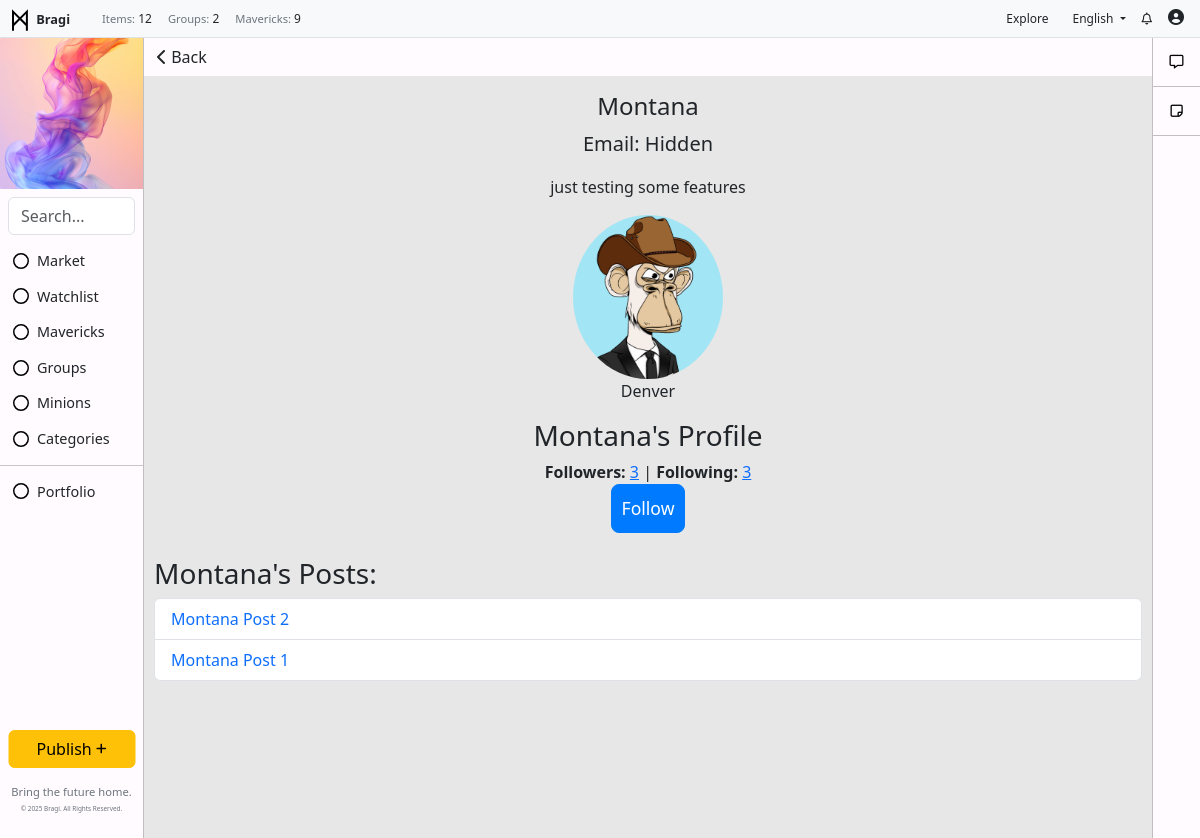
Screenshot of /users/profile/Montana/ with the database file from the repository.
### toolbar/models.py (models this page shows, shortened)
class ToolbarAd(models.Model):  # Separate model for the toolbar's external image
    name = models.CharField(max_length=100, blank=True, null=True)
    alt_text = models.CharField(max_length=200, blank=True, null=True)  # Alt text for the image
    image = models.ImageField(upload_to='toolbar_images/', blank=True, null=True)  # Image upload field
    url = models.URLField(max_length=200, blank=True, null=True)  # Use URLField for link
    visible = models.BooleanField(default=True)

class ToolbarItem(models.Model):
    icon = models.FileField(upload_to='toolbar_images/', blank=True, null=True)  # Image upload field
    name = models.CharField(max_length=100)
    url = models.CharField(max_length=200, blank=True, null=True)
    order = models.IntegerField(default=0)
    visible = models.BooleanField(default=True)
    class Meta:
        ordering = ['order']

class UsersItem(models.Model):
    name = models.CharField(max_length=255)
    icon = models.FileField(upload_to='toolbar_images/', blank=True, null=True)  # Image upload field
    description = models.TextField(blank=True, null=True)
    visible = models.BooleanField(default=True)

### users/models.py (models this page shows, shortened)
class UserProfile(models.Model):
    user = models.OneToOneField(User, on_delete=models.CASCADE)
    bio = models.TextField(blank=True, null=True)  # Bio field
    profile_picture = models.ImageField(upload_to='profile_pictures/', null=True, blank=True)  # Profile picture
    location = models.CharField(max_length=255, blank=True, null=True)  # New location field

### posts/models.py (models this page shows, shortened)
class Post(models.Model):
    DRAFT = 'draft'
    PUBLISHED = 'published'
    POST_STATUS_CHOICES = [
        (DRAFT, 'Draft'),
        (PUBLISHED, 'Published'),
    ]
    title = models.CharField(max_length=255)
    content = models.TextField()
    created_at = models.DateTimeField(auto_now_add=True)
    updated_at = models.DateTimeField(auto_now=True)
    author = models.ForeignKey(User, on_delete=models.CASCADE, related_name='posts', default=1)
    maverick = models.ForeignKey(Maverick, on_delete=models.SET_NULL, null=True, blank=True, related_name='posts')  # Optional Maverick field
    category = models.ForeignKey(Category, on_delete=models.SET_NULL, null=True, blank=True)
    tags = models.ManyToManyField(Tag, blank=True)
    image = models.ImageField(upload_to='posts/images/', null=True, blank=True)
    file = models.FileField(upload_to='posts/files/', null=True, blank=True)
    views = models.IntegerField(default=0)
    status = models.CharField(
        max_length=10,
        choices=POST_STATUS_CHOICES,
        default=DRAFT,  # Default to draft status
    )

### users/views.py (the view)
# urls.py: path('profile/<str:username>/', user_views.public_profile_view, name='public_profile_view'),  # User profile view
def public_profile_view(request, username):
    user = get_object_or_404(User, username=username)
    user_profile, created = UserProfile.objects.get_or_create(user=user)
    user_posts = Post.objects.filter(author=user, maverick__isnull=True).order_by('-created_at')
    is_authenticated = request.user.is_authenticated
    is_following = False
    if is_authenticated:
        is_following = Follow.objects.filter(follower=request.user, followed=user).exists()
    followers_count = Follow.objects.filter(followed=user).count()  # Count of people following this user
    following_count = Follow.objects.filter(follower=user).count()  # Count of users that this user is following
    return render(request, 'users/public_profile.html', {
        'user': user,
        'user_profile': user_profile,
        'user_posts': user_posts,
        'is_authenticated': is_authenticated,
        'is_following': is_following,  # Include this to check if the user is following
        'followers_count': followers_count,  # Number of followers
        'following_count': following_count,  # Number of people the user is following
    })

### users/templates/users/public_profile.html
{% extends "base.html" %}
{% block content %}
    <div class="text-left" style="position: sticky; top: 0; margin: 0; padding: 0; background-color: #FFFBFF; ">
        <button onclick="window.history.back();" class="btn">
            <i class="fa-solid fa-chevron-left"></i> Back
        </button>
    </div>
    <div class="" style="padding: 16px 1%;">
        <div class="text-center mb-4">
            <h4>{{ user.username }}</h4>
            <p class="lead">Email: {% if user == request.user %}{{ user.email }}{% else %}Hidden{% endif %}</p>
            {% if user_profile %}
                {% if user_profile.bio %}
                    <p>{{ user_profile.bio }}</p>
                {% endif %}
                {% if user_profile.profile_picture %}
                    <img src="{{ user_profile.profile_picture.url }}" alt="{{ user.username }}'s Profile Picture" class="img-fluid rounded-circle" width="150">
                {% endif %}
                {% if user_profile.location %}
                    <p>{{ user_profile.location }}</p>
                {% endif %}
            {% else %}
                <p>No profile information available.</p>
            {% endif %}
                {% if user != request.user %}
                <h3>{{ user.username }}'s Profile</h3>
                <div class="follow-stats">
                    <span><strong>Followers:</strong> <a href="{% url 'followers_list' username=user.username %}">{{ followers_count }}</a></span> |
                    <span><strong>Following:</strong> <a href="{% url 'following_list' username=user.username %}">{{ following_count }}</a></span>
                </div>
                    {% if is_following %}
                        <a href="{% url 'unfollow_user' user.id %}" class="btn btn-danger">Unfollow</a>
                    {% else %}
                        <a href="{% url 'follow_user' user.id %}" class="btn btn-primary">Follow</a>
                    {% endif %}
                {% else %}
                <h3>Your Profile</h3>
                {% endif %}
        </div>
        <h3>{{ user.username }}'s Posts:</h3>
        <ul class="list-group mb-4">
            {% for post in user_posts %}
            <li class="list-group-item d-flex justify-content-between align-items-center">
                <a href="{% url 'post_detail' pk=post.pk %}" class="text-decoration-none">
                    {{ post.title }}
                </a>
            </li>
            {% empty %}
            <p class="text-center">This user hasn't created any posts yet.</p>
            {% endfor %}
        </ul>
    </div>
{% endblock %}

### templates/base.html (shortened to what this page needs)
{% load static %}
<!DOCTYPE html>
<html lang="en">
<head>
    <link href="https://cdn.jsdelivr.net/npm/bootstrap@5.3.0-alpha1/dist/css/bootstrap.min.css" rel="stylesheet">
    <link rel="stylesheet" href="https://cdnjs.cloudflare.com/ajax/libs/font-awesome/6.0.0-beta3/css/all.min.css">
    <link rel="stylesheet" href="{% static 'css/styles.css' %}">
</head>
<body>
    {% if user.is_authenticated %}
    <div class="container-fluid">
        <div class="row fixed-top px-2 py-0 bg-light border-bottom" style="height: 38px; z-index: 1000;">
            <div class="col-auto d-flex align-items-center">
                <a href="/" class="text-decoration-none">
                    <img src="{% static 'img/logo.svg' %}" alt="Icon" style="width: 24px; height: 24px; color: #000000;">
                    <span class="fw-semibold text-dark m-0" style="font-size: .8rem;">Bragi</span>
                </a>
            </div>
            <div class="col d-flex align-items-center">
                <ul class="navbar-nav d-flex flex-row m-0" style="font-size: 0.75rem;">
                    <li class="nav-item mx-2">
                        <p class="m-0"> <span class="text-secondary" style="font-size: .7rem;">Items:</span> {{ published_posts_count }}</p>
                    </li>
                    <li class="nav-item mx-2">
                        <p class="m-0"> <span class="text-secondary" style="font-size: .7rem;">Groups:</span> {{ group_count }}</p>
                    </li>
                    <li class="nav-item mx-2">
                        <p class="m-0"> <span class="text-secondary" style="font-size: .7rem;">Mavericks:</span> {{ combined_count }}</p>
                    </li>
                </ul>
            </div>
            <div class="col d-flex justify-content-end align-items-center" style="height: 38px;">
                <ul class="navbar-nav d-flex flex-row m-0 align-items-center">
                    <li class="nav-item mx-2">
                        <a href="/" class="nav-link btn btn-warning py-1 px-2" style="font-size: 0.75rem;">Explore</a>
                    </li>
                    <li class="nav-item dropdown mx-2">
                        <a class="nav-link dropdown-toggle" id="dropdownMenuLink" role="button" data-bs-toggle="dropdown" aria-expanded="false" style="font-size: 0.75rem;">
                            English
                        </a>
                    </li>
                    <li class="nav-item mx-2">
                        <a href="{% url 'notifications_list' %}" class="nav-link text-decoration-none" style="color: inherit; text-decoration: none; font-size: 0.75rem;">
                            <i class="fa-regular fa-bell"></i>
                        </a>
                    </li>
                    <li class="nav-item dropdown" style="margin-left: 8px;">
                        <a href="#" class="nav-link" id="dropdownUser2" role="button" data-bs-toggle="dropdown" aria-expanded="false" style="padding: 3px 0;">
                            {% if request.user.is_authenticated and request.user.userprofile.profile_picture %}
                                <img src="{{ request.user.userprofile.profile_picture.url }}" alt="Profile Picture" class="rounded-circle" style="width: 24px; height: auto; object-fit: cover;">
                            {% else %}
                                <i class="fas fa-user-circle" style="width: 24px; height: 24px; object-fit: cover;"></i>
                            {% endif %}
                        </a>
                    </li>
                </ul>
            </div>
        </div>
            <div class="row" style="margin-top: 38px; position: relative; display: flex; height: 100vh;">
                <div class="col-auto" style="position: fixed; top: 38px; left: 0; bottom: 0; width: 144px; background-color: #FFFBFF; border-right: 1px solid #C2BFC2; margin: 0; padding: 0;">
                    {% if toolbar_ad %}
                    <div  style="display: flex; justify-content: center; align-items: center; overflow: hidden;">
                        {% if toolbar_ad.image %}
                            <a href="{{ toolbar_ad.url }}" target="_blank">
                                <img src="{{ toolbar_ad.image.url }}" alt="{{ toolbar_ad.alt_text }}">
                            </a>
                        {% else %}
                            <p>No toolbar image available.</p>
                        {% endif %}
                    </div>
                    {% else %}
                        <p>No toolbar ad found.</p>
                    {% endif %}
                    <form class="search-form m-2" method="get" action="{% url 'post_list' %}">
                        <input class="form-control" type="search" name="q" placeholder="Search..." aria-label="Search" value="{{ query|default:'' }}">
                    </form>
                    <ul class="list-unstyled">
                        <li class="nav-item">
                            <ul class="list-unstyled">
                                {% for item in toolbar_items %}
                                    {% if item.visible %}
                                        <li class="nav-item">
                                            <a href="{{ item.url }}" class="btn btn-toggle align-items-center" style="display: flex; align-items: center;">
                                                {% if item.icon %}
                                                <img src="{{ item.icon.url }}" alt="{{ item.name }} icon" class="icon-class" style="width: 16px; height: 16px; margin-right: 8px;">
                                                {% endif %}
                                                <span class="" style="font-size: .9rem;">{{ item.name }}</span>
                                            </a>
                                        </li>
                                    {% endif %}
                                {% endfor %}
                            </ul>
                        </li>
                        <li><hr class="my-2"></li>
                        <li class="nav-item">
                            <ul class="list-unstyled">
                                {% for toolbar_user_item in toolbar_user_items %}
                                    <li class="nav-item" style="text-decoration: none;">
                                        <a class="btn btn-toggle align-items-center" style="text-decoration: none; display: flex; align-items: center;" type="button" data-bs-toggle="collapse" data-bs-target="#collapse-{{ toolbar_user_item.id }}" aria-expanded="false" aria-controls="collapse-{{ toolbar_user_item.id }}">
                                            {% if toolbar_user_item.icon %}
                                                <img src="{{ toolbar_user_item.icon.url }}" alt="{{ toolbar_user_item.name }} icon" class="icon-class" style="width: 16px; height: 16px; margin-right: 8px;">
                                            {% endif %}
                                            <span class="" style="font-size: .9rem;">{{ toolbar_user_item.name }}</span>
                                        </a>
                                    </li>
                                {% endfor %}
                            </ul>
                        </li>
                    </ul>
                    <ul class="navbar-nav position-absolute bottom-0 start-50 translate-middle-x w-100 p-2">
                        <li class="nav-item mb-3">
                            <a href="{% url 'post_create' %}" class="btn btn-warning w-100">Publish <i class="fas fa-plus fa-xs"></i></a>
                        </li>
                        <li class="nav-item">
                            <p class="mb-0 text-center" style="font-size: 0.7rem; line-height: 1.5; color: #6c757d;">
                                Bring the future home.
                            </p>
                            <p class="text-center mt-1" style="color: #6c757d; font-size: 0.4rem;">
                                &copy; {% now "Y" %} Bragi. All Rights Reserved.
                            </p>
                        </li>
                    </ul>
                </div>
                <div class="col" style="padding: 0; margin-left: 144px; margin-right: 48px; background:rgb(231, 231, 231)">
                        {% block content %}{% endblock %}
                </div>
                <div class="col-auto" style="position: fixed; top: 38px; right: 0; bottom: 0; width: 48px; background-color: #FFFBFF; border-left: 1px solid #C2BFC2; margin: 0; padding: 0;">
                    <ul class="nav nav-flush flex-column text-center">
                        <li class="nav-item" style="border-bottom: 1px solid #C2BFC2; margin: 0; padding: 12px; ">
                            <a href="{% url 'communication_center' %}" style="color: #000000; margin: 0; padding: 0;" aria-current="page" title="Communication Center" data-bs-toggle="tooltip" data-bs-placement="right">
                                <i class="fa-regular fa-message fa-sm"></i>
                            </a>
                        </li>
                        <li class="nav-item" style="border-bottom: 1px solid #C2BFC2; margin: 0; padding: 12px; ">
                            <a href="{% url 'draft_posts' %}" style="color: #000000; margin: 0; padding: 0;" aria-current="page" title="Drafts" data-bs-toggle="tooltip" data-bs-placement="right">
                                <i class="fa-regular fa-note-sticky fa-sm"></i>
                            </a>
                        </li>
                    </ul>
                </div>
            </div>
    </div>
    {% endif %}
</body>
</html>

### rows the page displays
ToolbarAd: image (picture)
ToolbarItem: icon (picture), name "Market"
ToolbarItem: icon (picture), name "Watchlist"
ToolbarItem: icon (picture), name "Mavericks"
ToolbarItem: icon (picture), name "Groups"
ToolbarItem: icon (picture), name "Minions"
ToolbarItem: icon (picture), name "Categories"
UsersItem: icon (picture), name "Portfolio"
UserProfile: bio "just testing some features", profile_picture (picture), location "Denver"
Post: title "Montana Post 2"
Post: title "Montana Post 1"

### other values shown
{{ published_posts_count }} "12"
{{ group_count }} "2"
{{ combined_count }} "9"
{{ user.username }} "Montana"
{{ followers_count }} "3"
{{ following_count }} "3"
